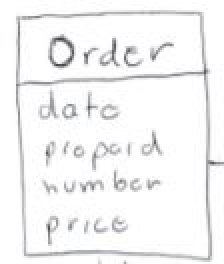
#> input picture Code/OCR/Handwritten OCR/ocr_test_img.JPG, 112 x 132 px, found by its file name (shown 2 times larger)
$ python find_peak_regions.py
#> lines starting #> are read from the running program, lines starting #| are printed output that depends on the picture
### Code/OCR/Handwritten OCR/A-star/horizontal_projections.py
from skimage.io import imread
from skimage.color import rgb2gray
from skimage.filters import sobel
import matplotlib.pyplot as plt
import numpy as np

def horizontal_projections(sobel_image):
    #threshold the image.
    sum_of_rows = []
    for row in range(sobel_image.shape[0]-1):
        sum_of_rows.append(np.sum(sobel_image[row,:]))

    return sum_of_rows

# [9 lines that do not run on import are left out]

### Code/OCR/Handwritten OCR/A-star/find_peak_regions.py
from skimage.io import imread
from skimage.color import rgb2gray
from skimage.filters import sobel
import matplotlib.pyplot as plt
import numpy as np

from horizontal_projections import horizontal_projections

def find_peak_regions(hpp, divider=2):
    threshold = (np.max(hpp)-np.min(hpp))/divider
    peaks = []
    peaks_index = []
    for i, hppv in enumerate(hpp):
        if hppv < threshold:
            peaks.append([i, hppv])
    return peaks

if __name__ == "__main__":

    img = rgb2gray(imread("ocr_test_img.jpg"))
#> img: shape (132, 112) float64; min 0.263, max 1, mean 0.956
    sobel_image = sobel(img)
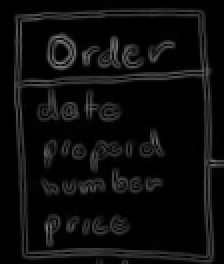
#> sobel_image: shape (132, 112) float64 (shown 2 times larger); min 0, max 0.482, mean 0.0509
    hpp = horizontal_projections(sobel_image)
#> after the loop in horizontal_projections, `for row in range(sobel_image.shape[0]-1):`: sum_of_rows = 131 values, max 16.93 at index 7, min 0.369 at index 1, mean 5.73
#> hpp has the same summary as sum_of_rows in horizontal_projections

    peaks = find_peak_regions(hpp)
#> in find_peak_regions, `threshold = (np.max(hpp)-np.min(hpp))/divider`: threshold = 8.28
#> the loop in find_peak_regions, `for i, hppv in enumerate(hpp):` made 131 passes
#> hppv on passes 1 to 12: 0.403, 0.369, 0.445, 0.462, 4.23, 11.89, 9.24, 16.93, 11.95, 6.76, 2.96, 1.61
#> after the loop in find_peak_regions, `for i, hppv in enumerate(hpp):`: peaks = 96 pairs, first value 0 to 130, second value 0.369 to 8.02
    peaks_index = np.array(peaks)[:,0].astype(int)
#> peaks_index = 96 values from 0 to 130

    segmented_img = np.copy(img)
    r,c = segmented_img.shape
#> r = 132; c = 112
    for ri in range(r):
        if ri in peaks_index:
            segmented_img[ri, :] = 0
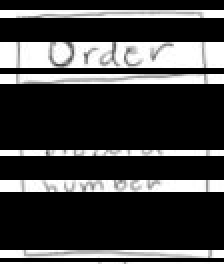
#> segmented_img: shape (132, 112) float64 (shown 2 times larger); min 0, max 1, mean 0.249

    plt.figure(figsize=(20,20))
    plt.imshow(segmented_img, cmap="gray")
    plt.show()
